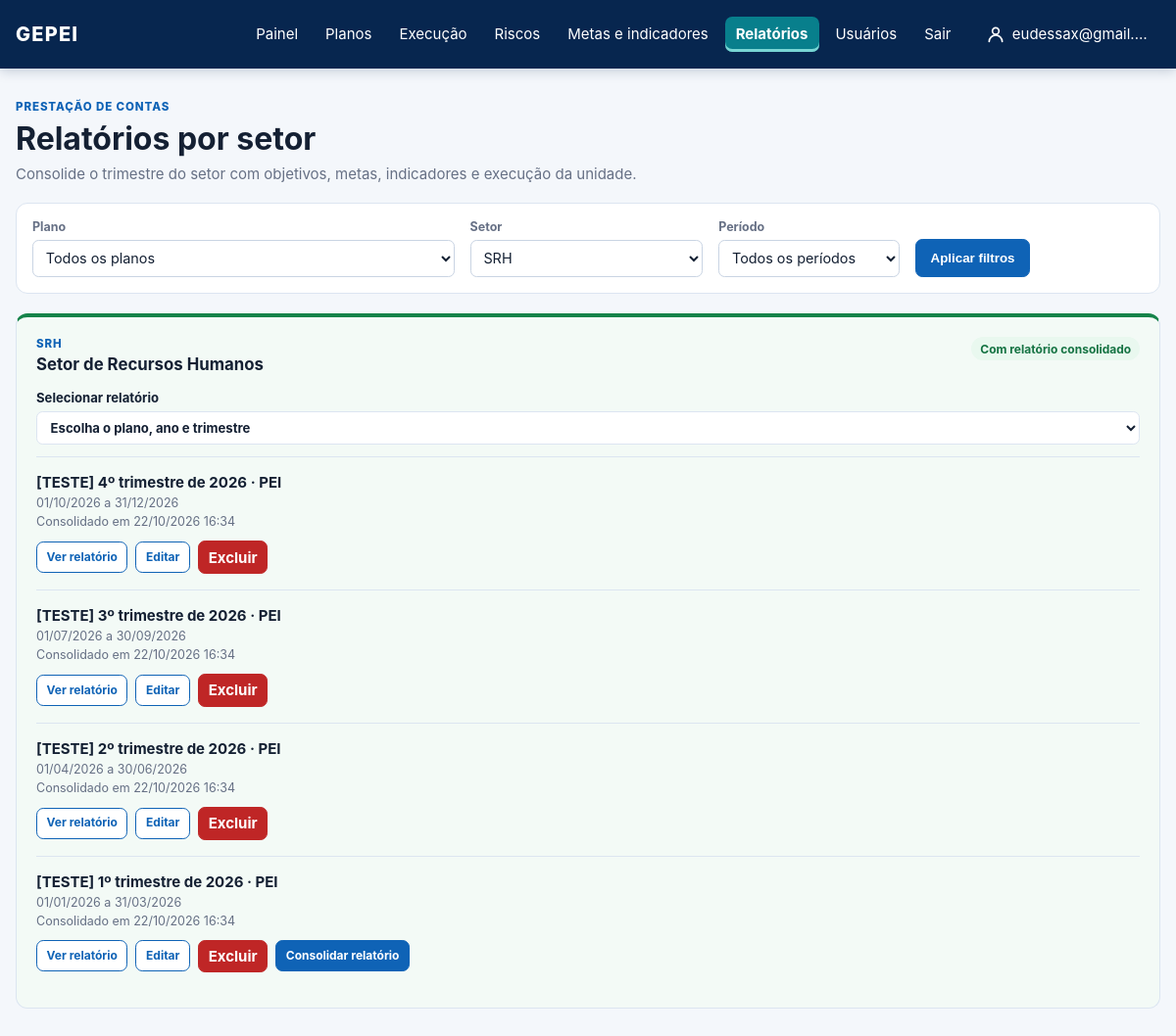
/relatorios/?unit=1 (signed in), run on an earlier commit of the app's database.
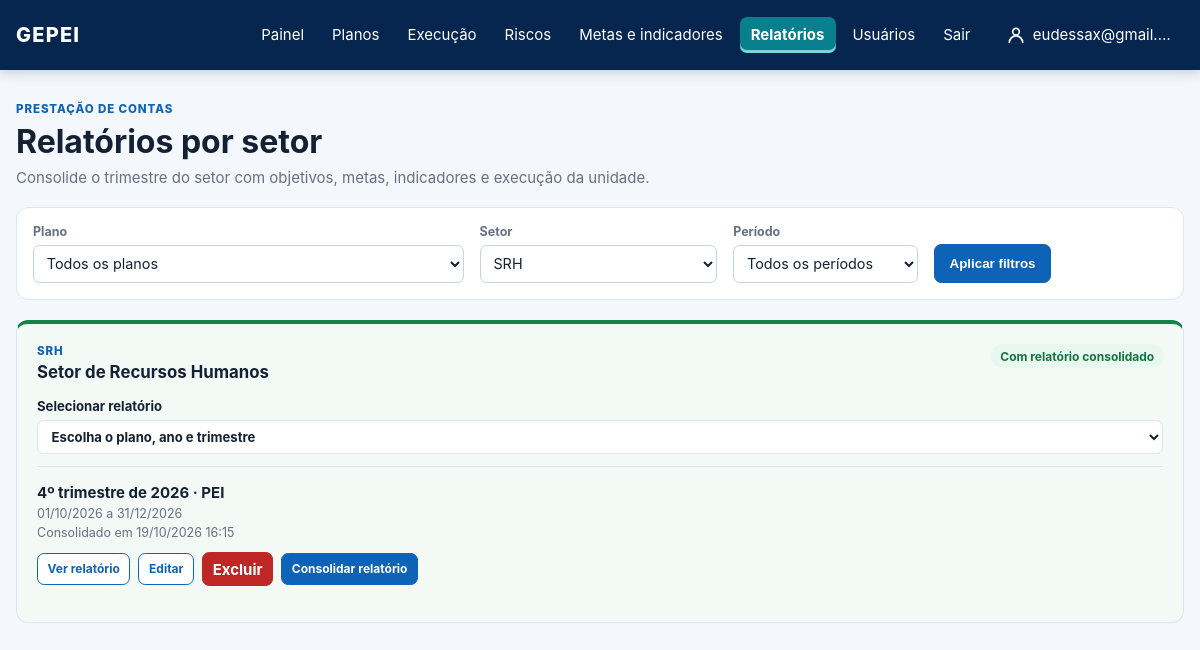
And on a later commit of the database.
### core/models.py (models this page shows)
class OrganizationalUnit(models.Model):
    class UnitType(models.TextChoices):
        ORGAN = "ORGAO", "Órgão"
        UNIT = "UNIDADE", "Unidade"
        SECTOR = "SETOR", "Setor"
    organization = models.ForeignKey(Organization, on_delete=models.PROTECT)
    parent = models.ForeignKey("self", null=True, blank=True, on_delete=models.PROTECT)
    name = models.CharField(max_length=180)
    acronym = models.CharField(max_length=30, blank=True)
    unit_type = models.CharField(max_length=10, choices=UnitType.choices)
    def __str__(self):
        return self.acronym or self.name

class QuarterlySectorReport(models.Model):
    unit = models.ForeignKey(OrganizationalUnit, on_delete=models.PROTECT)
    plan = models.ForeignKey(Plan, on_delete=models.PROTECT)
    year = models.PositiveSmallIntegerField()
    quarter = models.PositiveSmallIntegerField(choices=[(n, f"{n}º trimestre") for n in range(1, 5)])
    snapshot = models.JSONField(default=dict)
    consolidated_by = models.ForeignKey(settings.AUTH_USER_MODEL, on_delete=models.PROTECT)
    consolidated_at = models.DateTimeField(auto_now_add=True)
    class Meta:
        ordering = ["-year", "-quarter", "unit__name"]
        default_permissions = ("view",)
        permissions = [("consolidate_quarterlysectorreport", "Consolidar relatório trimestral do próprio setor")]
        constraints = [models.UniqueConstraint(fields=["plan", "unit", "year", "quarter"], name="unique_quarterly_sector_report"), models.CheckConstraint(condition=models.Q(quarter__gte=1, quarter__lte=4), name="valid_report_quarter")]

class Plan(models.Model):
    class PlanType(models.TextChoices):
        PEI = "PEI", "PEI"
        PESP = "PESP", "PESP"
        PPA = "PPA", "PPA"
        OTHER = "OUTRO", "Outro"
    name = models.CharField(max_length=180)
    acronym = models.CharField(max_length=30)
    plan_type = models.CharField(max_length=10, choices=PlanType.choices)
    start_date = models.DateField()
    end_date = models.DateField()
    active = models.BooleanField(default=True)
    def __str__(self):
        return self.acronym

### core/quarterly_reports.py (the view, shortened to what this page needs)
# urls.py: path("relatorios/", quarterly_reports.overview, name="report_cycle_overview"),
@login_required
def overview(request):
    if not _can_view(request.user):
        raise PermissionDenied
    today = timezone.localdate()
    selected_unit = selected_unit_for_request(request)
    selected_plan = request.GET.get("plan", "")
    selected_year = request.GET.get("year", "")
    view_units = view_scope_units(OrganizationalUnit.objects.order_by("name"), request.user)
    write_units = scope_units(OrganizationalUnit.objects.order_by("name"), request.user)
    can_consolidate = request.user.has_perm("core.consolidate_quarterlysectorreport")
    initial = {"unit": selected_unit, "plan": selected_plan or Plan.objects.filter(active=True).values_list("pk", flat=True).first(), "year": today.year, "quarter": (today.month - 1) // 3 + 1}
    form = QuarterlyReportForm(request.POST if request.method == "POST" else None, units=write_units, initial=initial)
    reports = QuarterlySectorReport.objects.filter(unit__in=view_units).select_related("unit", "plan", "consolidated_by")
    years = sorted(set(reports.values_list("year", flat=True)) | {today.year}, reverse=True)
    if selected_unit.isdigit():
        reports = reports.filter(unit_id=selected_unit)
    if selected_plan.isdigit():
        reports = reports.filter(plan_id=selected_plan)
    available_periods = [{"value": f"{year}-{quarter}", "label": f"{quarter}º trimestre de {year}"} for year, quarter in reports.order_by("-year", "-quarter").values_list("year", "quarter").distinct()]
    selected_period = request.GET.get("period", "")
    match = re.fullmatch(r"([2-9]\d{3})-([1-4])", selected_period)
    available_years = list(reports.order_by("-year").values_list("year", flat=True).distinct())
    selected_year = request.GET.get("year", "")
    selected_quarter = request.GET.get("quarter", "")
    if match:
        selected_year, selected_quarter = match.groups()
        if not any(item["value"] == selected_period for item in available_periods):
            available_periods.insert(0, {"value": selected_period, "label": f"{selected_quarter}º trimestre de {selected_year}"})
    else:
        selected_period = ""
    if selected_year.isascii() and selected_year.isdigit() and len(selected_year) == 4:
        reports = reports.filter(year=int(selected_year))
    else:
        selected_year = ""
    if selected_quarter in ("1", "2", "3", "4"):
        reports = reports.filter(quarter=int(selected_quarter))
    else:
        selected_quarter = ""
    if not selected_period and selected_year and selected_quarter:
        selected_period = f"{selected_year}-{selected_quarter}"
    units = view_units.filter(pk=selected_unit) if selected_unit.isdigit() else view_units
    if selected_period:
        units = units.filter(pk__in=reports.values("unit_id"))
    sector_rows = [{"unit": unit, "reports": [r for r in reports if r.unit_id == unit.pk], "can_consolidate": can_consolidate and write_units.filter(pk=unit.pk).exists()} for unit in units]
    return render(request, "core/quarterly_report_overview.html", {"units": view_units, "selected_unit": selected_unit, "plans": Plan.objects.filter(active=True), "selected_plan": selected_plan, "sector_rows": sector_rows, "consolidation_form": form, "can_consolidate": can_consolidate, "available_years": available_years, "selected_year": selected_year, "selected_quarter": selected_quarter, "quarters": range(1, 5), "available_periods": available_periods, "selected_period": selected_period})

### core/forms.py (shortened to what this page needs)
class QuarterlyReportForm(forms.Form):
    plan = forms.ModelChoiceField(queryset=None, label="Plano")
    unit = forms.ModelChoiceField(queryset=OrganizationalUnit.objects.none(), label="Setor")
    year = forms.IntegerField(label="Ano", min_value=2000, max_value=9999)
    quarter = forms.TypedChoiceField(label="Trimestre", coerce=int, choices=((1, "1º trimestre · janeiro a março"), (2, "2º trimestre · abril a junho"), (3, "3º trimestre · julho a setembro"), (4, "4º trimestre · outubro a dezembro")))
    def __init__(self, *args, units, **kwargs):
        from .models import Plan
        super().__init__(*args, **kwargs)
        self.fields["plan"].queryset = Plan.objects.filter(active=True).order_by("acronym")
        self.fields["unit"].queryset = units

### core/context_processors.py (called while the page is built)
def navigation_plans(request):
    if not request.user.is_authenticated:
        return {"navigation_plans": []}
    return {"navigation_plans": Plan.objects.order_by("acronym", "name")}

### core/permissions.py (called while the page is built)
def is_administrator(user):
    if user.is_superuser:
        return True
    return user.groups.filter(name__iexact=ADMINISTRATOR_GROUP_NAME).exists()

def view_scope_units(queryset, user):
    return scope_units(queryset, user, for_view=True)

### templates/core/quarterly_report_overview.html (shortened to what this page needs)
{% extends "base.html" %}
{% block content %}
<section class="page-heading dashboard-heading"><div><p class="eyebrow">Prestação de contas</p><h1>Relatórios por setor</h1><p>Consolide o trimestre do setor com objetivos, metas, indicadores e execução da unidade.</p></div></section>
<form method="get" class="dashboard-filters"><label>Plano<select name="plan"><option value="">Todos os planos</option></select></label><label>Setor<select name="unit">{% for unit in units %}<option value="{{ unit.pk }}" {% if selected_unit == unit.pk|stringformat:"s" %}selected{% endif %}>{{ unit.acronym|default:unit.name }}</option>{% endfor %}</select></label><label>Período<select name="period" onchange="this.form.requestSubmit()"><option value="">Todos os períodos</option></select></label><button class="button button-primary" type="submit">Aplicar filtros</button></form>
<section class="quarterly-report-sectors">
{% for row in sector_rows %}
<article class="panel quarterly-sector-card {% if row.reports %}quarterly-sector-consolidated{% endif %}">
  <div class="panel-heading"><div><p class="eyebrow">{{ row.unit.acronym }}</p><h2>{{ row.unit.name }}</h2></div><span class="chip {% if row.reports %}chip-concluida{% else %}chip-neutral{% endif %}">{% if row.reports %}Com relatório consolidado{% else %}Sem consolidação{% endif %}</span></div>
  {% if row.reports %}<label class="quarterly-report-picker">Selecionar relatório<select data-select-report><option value="">Escolha o plano, ano e trimestre</option></select></label>{% endif %}
  {% for report in row.reports %}<div class="quarterly-report-entry"><div><strong>{% if report.snapshot.contains_test_data %}[TESTE] {% endif %}{{ report.quarter }}º trimestre de {{ report.year }} · {{ report.plan.acronym }}</strong><small>{{ report.snapshot.period_label }}</small><small>Consolidado em {{ report.consolidated_at|date:"d/m/Y H:i" }}</small></div><div class="quarterly-report-actions"><a class="button button-secondary" href="{% url 'quarterly_report_detail' report.pk %}">Ver relatório</a>{% if row.can_consolidate %}<a class="button button-secondary" href="{% url 'quarterly_report_edit' report.pk %}">Editar</a><button type="button" class="button button-danger" data-delete-report="{{ report.pk }}">Excluir</button>{% endif %}{% if forloop.last and row.can_consolidate %}<button type="button" class="button button-primary" data-consolidate-unit="{{ row.unit.pk }}">Consolidar relatório</button>{% endif %}</div></div>{% if row.can_consolidate %}{% include "core/_quarterly_report_delete.html" %}{% endif %}{% empty %}<p class="form-hint">Escolha o plano, o ano e o trimestre para consolidar o primeiro relatório deste setor.</p>{% endfor %}
</article>
{% empty %}<div class="panel empty-state">{% if selected_period %}Nenhum relatório consolidado encontrado para o período selecionado.{% else %}Nenhum setor disponível.{% endif %}</div>{% endfor %}
</section>
{% endblock %}

What changed in the data, as far as the page shows it:
removed QuarterlySectorReport: shows "[TESTE]", quarter "4", year "2026", plan.acronym "PEI", snapshot.period_label "01/10/2026 a 31/12/2026", consolidated_at "22/10/2026 16:34"
removed QuarterlySectorReport: shows "[TESTE]", quarter "3", year "2026", plan.acronym "PEI", snapshot.period_label "01/07/2026 a 30/09/2026", consolidated_at "22/10/2026 16:34"
removed QuarterlySectorReport: shows "[TESTE]", quarter "2", year "2026", plan.acronym "PEI", snapshot.period_label "01/04/2026 a 30/06/2026", consolidated_at "22/10/2026 16:34"
removed QuarterlySectorReport: shows "[TESTE]", quarter "1", year "2026", plan.acronym "PEI", snapshot.period_label "01/01/2026 a 31/03/2026", consolidated_at "22/10/2026 16:34"
changed OrganizationalUnit "Setor de Recursos Humanos": gains QuarterlySectorReport (quarter "4", year "2026", plan.acronym "PEI", snapshot.period_label "01/10/2026 a 31/12/2026", consolidated_at "19/10/2026 16:15")
